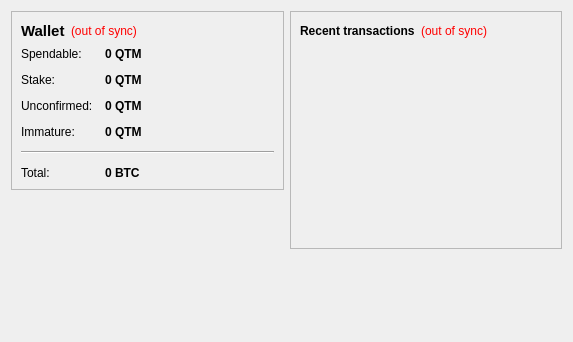
<?xml version="1.0" encoding="UTF-8"?>
<ui version="4.0">
 <class>OverviewPage</class>
 <widget class="QWidget" name="OverviewPage">
  <property name="geometry">
   <rect>
    <x>0</x>
    <y>0</y>
    <width>573</width>
    <height>342</height>
   </rect>
  </property>
  <property name="windowTitle">
   <string>Form</string>
  </property>
  <layout class="QHBoxLayout" name="horizontalLayout" stretch="1,1">
   <item>
    <layout class="QVBoxLayout" name="verticalLayout_2">
     <item>
      <widget class="QFrame" name="frame">
       <property name="frameShape">
        <enum>QFrame::StyledPanel</enum>
       </property>
       <property name="frameShadow">
        <enum>QFrame::Raised</enum>
       </property>
       <layout class="QVBoxLayout" name="verticalLayout_4">
        <item>
         <layout class="QHBoxLayout" name="horizontalLayout_4">
          <item>
           <widget class="QLabel" name="label_5">
            <property name="font">
             <font>
              <pointsize>11</pointsize>
              <weight>75</weight>
              <bold>true</bold>
             </font>
            </property>
            <property name="text">
             <string>Wallet</string>
            </property>
           </widget>
          </item>
          <item>
           <widget class="QLabel" name="labelWalletStatus">
            <property name="toolTip">
             <string>The displayed information may be out of date. Your wallet automatically synchronizes with the Quantum network after a connection is established, but this process has not completed yet.</string>
            </property>
            <property name="styleSheet">
             <string notr="true">QLabel { color: red; }</string>
            </property>
            <property name="text">
             <string notr="true">(out of sync)</string>
            </property>
            <property name="alignment">
             <set>Qt::AlignLeading|Qt::AlignLeft|Qt::AlignVCenter</set>
            </property>
           </widget>
          </item>
          <item>
           <spacer name="horizontalSpacer_2">
            <property name="orientation">
             <enum>Qt::Horizontal</enum>
            </property>
            <property name="sizeHint" stdset="0">
             <size>
              <width>40</width>
              <height>20</height>
             </size>
            </property>
           </spacer>
          </item>
         </layout>
        </item>
        <item>
         <layout class="QFormLayout" name="formLayout_2">
          <property name="fieldGrowthPolicy">
           <enum>QFormLayout::AllNonFixedFieldsGrow</enum>
          </property>
          <property name="horizontalSpacing">
           <number>12</number>
          </property>
          <property name="verticalSpacing">
           <number>12</number>
          </property>
          <item row="0" column="0">
           <widget class="QLabel" name="label">
            <property name="text">
             <string>Spendable:</string>
            </property>
           </widget>
          </item>
          <item row="0" column="1">
           <widget class="QLabel" name="labelBalance">
            <property name="font">
             <font>
              <weight>75</weight>
              <bold>true</bold>
             </font>
            </property>
            <property name="cursor">
             <cursorShape>IBeamCursor</cursorShape>
            </property>
            <property name="toolTip">
             <string>Your current spendable balance</string>
            </property>
            <property name="text">
             <string notr="true">0 QTM</string>
            </property>
            <property name="textInteractionFlags">
             <set>Qt::LinksAccessibleByMouse|Qt::TextSelectableByKeyboard|Qt::TextSelectableByMouse</set>
            </property>
           </widget>
          </item>
          <item row="1" column="0">
           <widget class="QLabel" name="label_6">
            <property name="text">
             <string>Stake:</string>
            </property>
           </widget>
          </item>
          <item row="1" column="1">
           <widget class="QLabel" name="labelStake">
            <property name="font">
             <font>
              <weight>75</weight>
              <bold>true</bold>
             </font>
            </property>
            <property name="cursor">
             <cursorShape>IBeamCursor</cursorShape>
            </property>
            <property name="toolTip">
             <string>Total of coins that was staked, and do not yet count toward the current balance</string>
            </property>
            <property name="text">
             <string notr="true">0 QTM</string>
            </property>
            <property name="textInteractionFlags">
             <set>Qt::LinksAccessibleByMouse|Qt::TextSelectableByKeyboard|Qt::TextSelectableByMouse</set>
            </property>
           </widget>
          </item>
          <item row="2" column="0">
           <widget class="QLabel" name="label_3">
            <property name="text">
             <string>Unconfirmed:</string>
            </property>
           </widget>
          </item>
          <item row="2" column="1">
           <widget class="QLabel" name="labelUnconfirmed">
            <property name="font">
             <font>
              <weight>75</weight>
              <bold>true</bold>
             </font>
            </property>
            <property name="cursor">
             <cursorShape>IBeamCursor</cursorShape>
            </property>
            <property name="toolTip">
             <string>Total of transactions that have yet to be confirmed, and do not yet count toward the current balance</string>
            </property>
            <property name="text">
             <string notr="true">0 QTM</string>
            </property>
            <property name="textInteractionFlags">
             <set>Qt::LinksAccessibleByMouse|Qt::TextSelectableByKeyboard|Qt::TextSelectableByMouse</set>
            </property>
           </widget>
          </item>
          <item row="3" column="0">
           <widget class="QLabel" name="labelImmatureText">
            <property name="text">
             <string>Immature:</string>
            </property>
           </widget>
          </item>
          <item row="3" column="1">
           <widget class="QLabel" name="labelImmature">
            <property name="font">
             <font>
              <weight>75</weight>
              <bold>true</bold>
             </font>
            </property>
            <property name="toolTip">
             <string>Mined balance that has not yet matured</string>
            </property>
            <property name="text">
             <string notr="true">0 QTM</string>
            </property>
            <property name="textInteractionFlags">
             <set>Qt::LinksAccessibleByMouse|Qt::TextSelectableByKeyboard|Qt::TextSelectableByMouse</set>
            </property>
           </widget>
          </item>
          <item row="4" column="0" colspan="2">
           <widget class="Line" name="line">
            <property name="orientation">
             <enum>Qt::Horizontal</enum>
            </property>
           </widget>
          </item>
          <item row="5" column="0">
           <widget class="QLabel" name="labelTotalText">
            <property name="text">
             <string>Total:</string>
            </property>
           </widget>
          </item>
          <item row="5" column="1">
           <widget class="QLabel" name="labelTotal">
            <property name="font">
             <font>
              <weight>75</weight>
              <bold>true</bold>
             </font>
            </property>
            <property name="cursor">
             <cursorShape>IBeamCursor</cursorShape>
            </property>
            <property name="toolTip">
             <string>Your current total balance</string>
            </property>
            <property name="text">
             <string notr="true">0 BTC</string>
            </property>
            <property name="textInteractionFlags">
             <set>Qt::LinksAccessibleByMouse|Qt::TextSelectableByKeyboard|Qt::TextSelectableByMouse</set>
            </property>
           </widget>
          </item>
         </layout>
        </item>
       </layout>
      </widget>
     </item>
     <item>
      <spacer name="verticalSpacer">
       <property name="orientation">
        <enum>Qt::Vertical</enum>
       </property>
       <property name="sizeHint" stdset="0">
        <size>
         <width>20</width>
         <height>40</height>
        </size>
       </property>
      </spacer>
     </item>
    </layout>
   </item>
   <item>
    <layout class="QVBoxLayout" name="verticalLayout_3">
     <item>
      <widget class="QFrame" name="frame_2">
       <property name="frameShape">
        <enum>QFrame::StyledPanel</enum>
       </property>
       <property name="frameShadow">
        <enum>QFrame::Raised</enum>
       </property>
       <layout class="QVBoxLayout" name="verticalLayout">
        <item>
         <layout class="QHBoxLayout" name="horizontalLayout_2">
          <item>
           <widget class="QLabel" name="label_4">
            <property name="text">
             <string>&lt;b&gt;Recent transactions&lt;/b&gt;</string>
            </property>
           </widget>
          </item>
          <item>
           <widget class="QLabel" name="labelTransactionsStatus">
            <property name="toolTip">
             <string>The displayed information may be out of date. Your wallet automatically synchronizes with the Quantum network after a connection is established, but this process has not completed yet.</string>
            </property>
            <property name="styleSheet">
             <string notr="true">QLabel { color: red; }</string>
            </property>
            <property name="text">
             <string notr="true">(out of sync)</string>
            </property>
            <property name="alignment">
             <set>Qt::AlignRight|Qt::AlignTrailing|Qt::AlignVCenter</set>
            </property>
           </widget>
          </item>
          <item>
           <spacer name="horizontalSpacer">
            <property name="orientation">
             <enum>Qt::Horizontal</enum>
            </property>
            <property name="sizeHint" stdset="0">
             <size>
              <width>40</width>
              <height>20</height>
             </size>
            </property>
           </spacer>
          </item>
         </layout>
        </item>
        <item>
         <widget class="QListView" name="listTransactions">
          <property name="styleSheet">
           <string notr="true">QListView { background: transparent; }</string>
          </property>
          <property name="frameShape">
           <enum>QFrame::NoFrame</enum>
          </property>
          <property name="verticalScrollBarPolicy">
           <enum>Qt::ScrollBarAlwaysOff</enum>
          </property>
          <property name="horizontalScrollBarPolicy">
           <enum>Qt::ScrollBarAlwaysOff</enum>
          </property>
          <property name="selectionMode">
           <enum>QAbstractItemView::NoSelection</enum>
          </property>
         </widget>
        </item>
       </layout>
      </widget>
     </item>
     <item>
      <spacer name="verticalSpacer_2">
       <property name="orientation">
        <enum>Qt::Vertical</enum>
       </property>
       <property name="sizeHint" stdset="0">
        <size>
         <width>20</width>
         <height>40</height>
        </size>
       </property>
      </spacer>
     </item>
    </layout>
   </item>
  </layout>
 </widget>
 <resources/>
 <connections/>
</ui>
